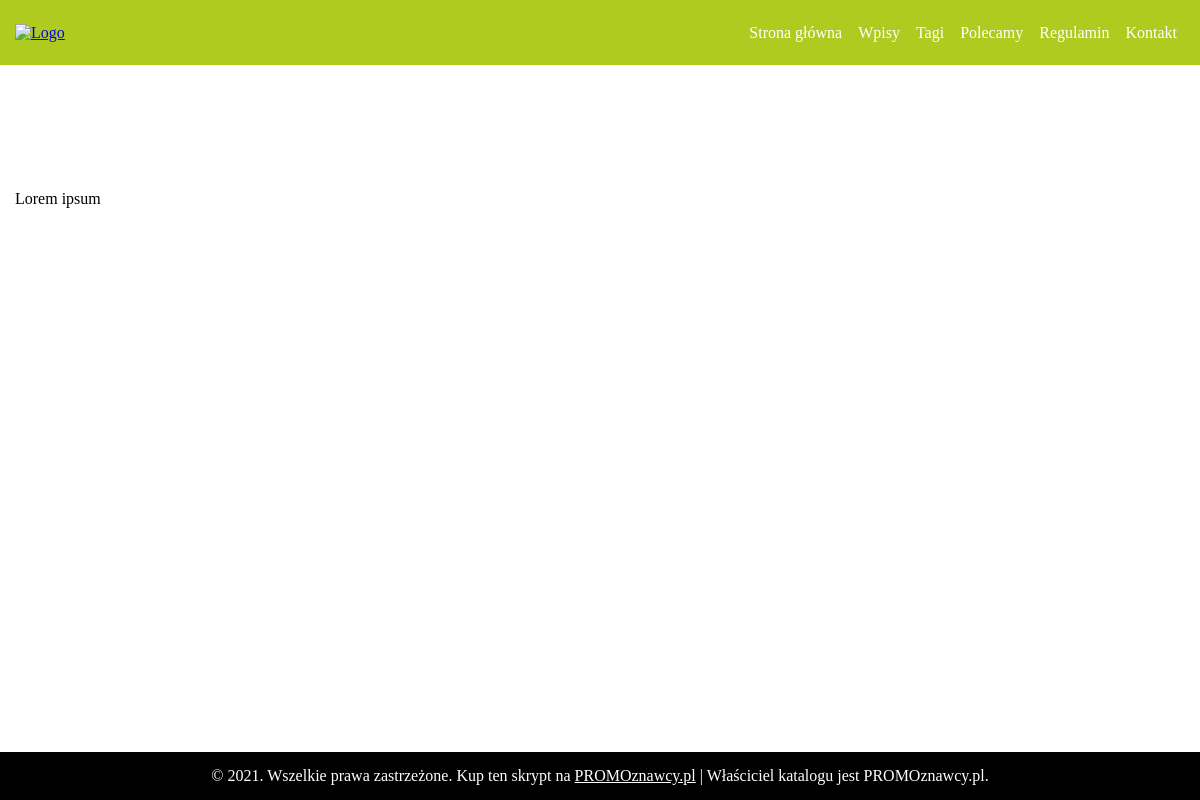
Page /pages/rules.php on the earlier database version.
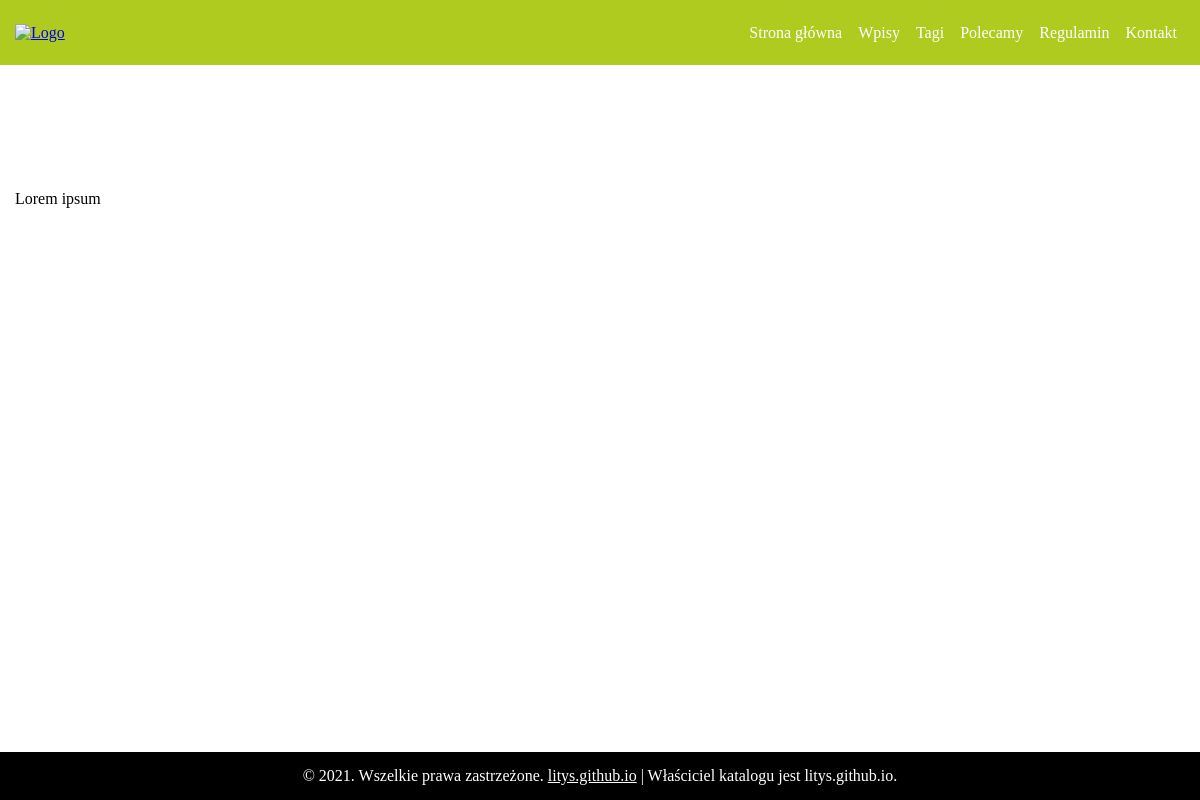
Same page on the later database version.
### tables this page shows
CREATE TABLE `components` (
  `id` int(11) NOT NULL,
  `name` text NOT NULL,
  `data` text NOT NULL
);

### functions.php (called while the page is built, shortened)
<?php
function toolbar(){
    include_once('components/toolbar.php');
}
function footer(){
    include_once('components/footer.php');
}
class DB{
    private static function connect(){
        include('config.php');
        $host = $admin_host;
        $db = $admin_database;
        $user = $admin_user;
        $password = $admin_password;
        $pdo = new PDO('mysql:host='.$host.';dbname='.$db,$user,$password);
        $pdo->setAttribute(PDO::ATTR_ERRMODE, PDO::ERRMODE_EXCEPTION);
        return $pdo;
    }
    public static function get_settings($name){
        $query = "SELECT * FROM settings WHERE name='".$name."'";
        $stmt = self::connect()->prepare($query);
        $stmt->execute();
        $data = $stmt->fetchAll(PDO::FETCH_ASSOC);
        return $data[0]['data'];
    }
    public static function get_component($name){
        $query = "SELECT * FROM components WHERE name='".$name."'";
        $stmt = self::connect()->prepare($query);
        $stmt->execute();
        $data = $stmt->fetchAll(PDO::FETCH_ASSOC);
        $decoded = json_decode($data[0]['data'],true);
        return $decoded;
    }
}

### pages/rules.php (the view, shortened to what this page needs)
<?php
    $text = DB::get_component('rules')[0];
?>
<!DOCTYPE html>
<html lang="en">
<head>
    <link rel="stylesheet" href="/css/global.min.css">
</head>
<body>
    <div class="content">
        <div class="mini_slider" title="<?php echo DB::get_settings('website_title') ?>" style="background-image: url('<?php echo DB::get_component('home_slider')[0]['img']; ?>')">
        </div>
        <div class="container">
            <div class="rules_page">
                <?php echo $text['text']; ?>
            </div>
        </div>
    </div>
    <?php footer(); ?>
</body>
</html>

### components/footer.php
<?php
    $footer_copy_text = DB::get_component('head')[0]['footer'];
?>
<div class="footer">
    <div>
    <p><?php echo $footer_copy_text; ?></p>
    </div>
</div>

Differences in the rows shown:
changed components: data "© 2021. Wszelkie prawa zastrzeżone. Kup ten skrypt na PROMOznawcy.pl | Właściciel katalogu jest PROMOznawcy.pl." → "© 2021. Wszelkie prawa zastrzeżone. litys.github.io | Właściciel katalogu jest litys.github.io."
